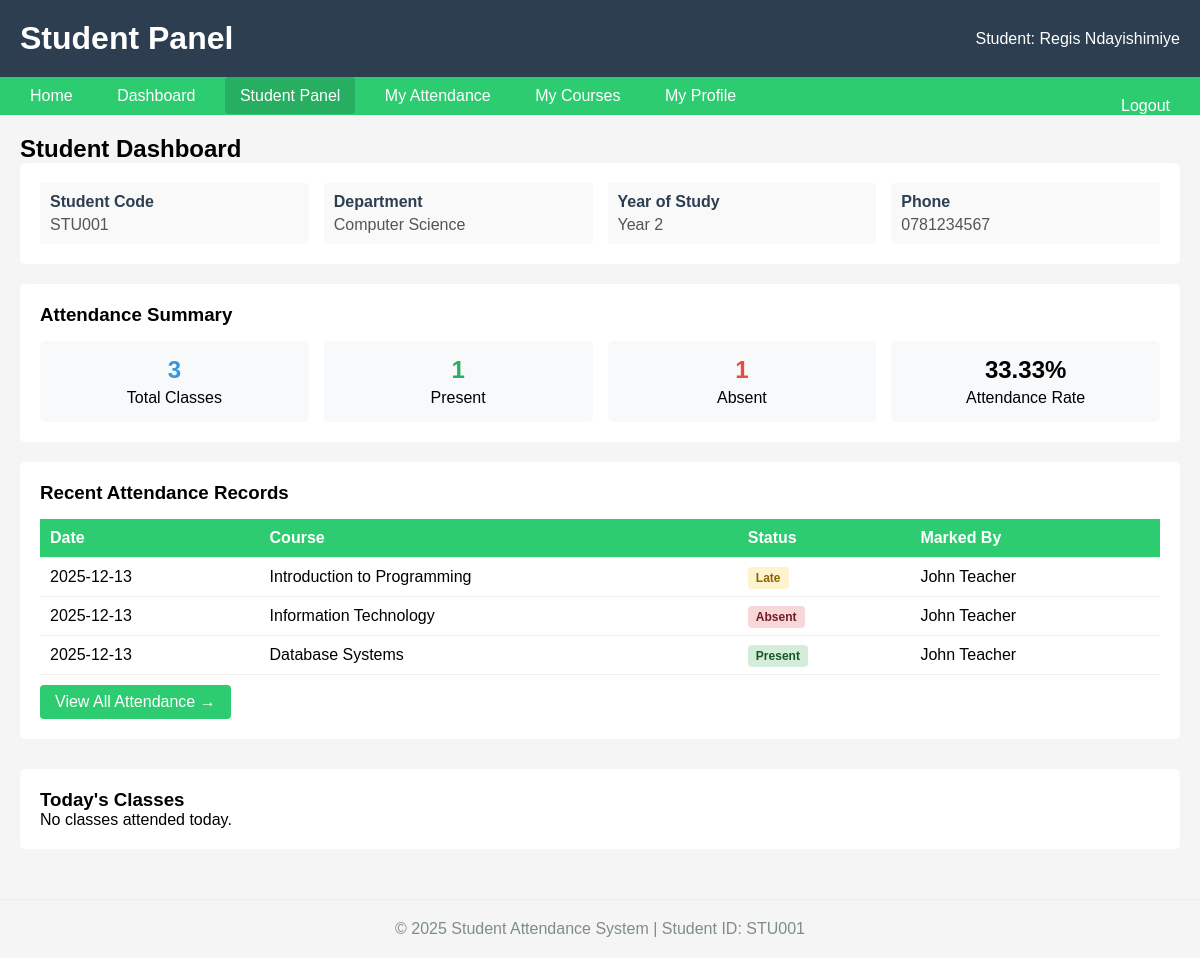
Page /student.php (signed in) on the committed database.
### tables this page shows
CREATE TABLE `students` (
  `student_id` int(11) NOT NULL,
  `user_id` int(11) DEFAULT NULL,
  `student_code` varchar(20) NOT NULL,
  `department` varchar(100) DEFAULT NULL,
  `year_of_study` int(11) DEFAULT NULL,
  `phone` varchar(20) DEFAULT NULL
);

CREATE TABLE `attendance` (
  `attendance_id` int(11) NOT NULL,
  `student_id` int(11) NOT NULL,
  `course_id` int(11) NOT NULL,
  `attendance_date` date NOT NULL,
  `status` enum('present','absent','late','excused') NOT NULL,
  `marked_by` int(11) DEFAULT NULL,
  `remarks` text DEFAULT NULL,
  `marked_at` timestamp NOT NULL DEFAULT current_timestamp()
);

CREATE TABLE `courses` (
  `course_id` int(11) NOT NULL,
  `course_code` varchar(20) NOT NULL,
  `course_name` varchar(200) NOT NULL,
  `teacher_id` int(11) DEFAULT NULL,
  `schedule_day` varchar(20) DEFAULT NULL,
  `schedule_time` time DEFAULT NULL,
  `created_at` timestamp NOT NULL DEFAULT current_timestamp()
);

CREATE TABLE `users` (
  `id` int(11) NOT NULL,
  `username` varchar(50) NOT NULL,
  `email` varchar(100) NOT NULL,
  `password` varchar(255) NOT NULL,
  `role` enum('admin','teacher','student') NOT NULL,
  `full_name` varchar(100) NOT NULL,
  `created_at` timestamp NOT NULL DEFAULT current_timestamp()
);

### student.php (the view, shortened to what this page needs)
<?php
$conn = db_connect();
$user_id = $_SESSION['user_id'];
$sql = "SELECT s.* FROM students s WHERE s.user_id = :user_id";
$stmt = $conn->prepare($sql);
$stmt->bindParam(':user_id', $user_id);
$stmt->execute();
$student = $stmt->fetch();
$student_id = $student['student_id'];
?>
<!DOCTYPE html>
<html>
<head>
</head>
<body>
    <div class="header">
        <h1>Student Panel</h1>
        <div>
            Student: <?php echo htmlspecialchars($_SESSION['full_name']); ?>
        </div>
    </div>
    <div class="nav">
        <a href="index.php">Home</a>
        <a href="dashboard.php">Dashboard</a>
        <a href="student.php" style="background:#27ae60;">Student Panel</a>
        <a href="my_attendance.php">My Attendance</a>
        <a href="my_courses.php">My Courses</a>
        <a href="profile.php">My Profile</a>
        <a href="logout.php" style="float:right;">Logout</a>
    </div>
    <div class="container">
        <h2>Student Dashboard</h2>
        <div class="student-info">
            <div class="info-item">
                <div class="info-label">Student Code</div>
                <div class="info-value"><?php echo htmlspecialchars($student['student_code']); ?></div>
            </div>
            <div class="info-item">
                <div class="info-label">Department</div>
                <div class="info-value"><?php echo htmlspecialchars($student['department'] ?? 'Not specified'); ?></div>
            </div>
            <div class="info-item">
                <div class="info-label">Year of Study</div>
                <div class="info-value">Year <?php echo htmlspecialchars($student['year_of_study'] ?? '1'); ?></div>
            </div>
            <div class="info-item">
                <div class="info-label">Phone</div>
                <div class="info-value"><?php echo htmlspecialchars($student['phone'] ?? 'Not provided'); ?></div>
            </div>
        </div>
        <div class="attendance-summary">
            <h3>Attendance Summary</h3>
            <?php
            $summary_sql = "SELECT
                COUNT(*) as total,
                SUM(CASE WHEN status = 'present' THEN 1 ELSE 0 END) as present,
                SUM(CASE WHEN status = 'absent' THEN 1 ELSE 0 END) as absent,
                SUM(CASE WHEN status = 'late' THEN 1 ELSE 0 END) as late,
                SUM(CASE WHEN status = 'excused' THEN 1 ELSE 0 END) as excused
                FROM attendance
                WHERE student_id = :student_id";
            $summary_stmt = $conn->prepare($summary_sql);
            $summary_stmt->bindParam(':student_id', $student_id);
            $summary_stmt->execute();
            $summary = $summary_stmt->fetch();
            $attendance_rate = $summary['total'] > 0 ? round(($summary['present'] / $summary['total']) * 100, 2) : 0;
            ?>
            <div class="summary-cards">
                <div class="summary-card">
                    <div class="summary-number total"><?php echo $summary['total']; ?></div>
                    <div>Total Classes</div>
                </div>
                <div class="summary-card">
                    <div class="summary-number present"><?php echo $summary['present']; ?></div>
                    <div>Present</div>
                </div>
                <div class="summary-card">
                    <div class="summary-number absent"><?php echo $summary['absent']; ?></div>
                    <div>Absent</div>
                </div>
                <div class="summary-card">
                    <div class="summary-number"><?php echo $attendance_rate; ?>%</div>
                    <div>Attendance Rate</div>
                </div>
            </div>
        </div>
        <div class="recent-attendance">
            <h3>Recent Attendance Records</h3>
            <table class="table">
                <thead>
                    <tr>
                        <th>Date</th>
                        <th>Course</th>
                        <th>Status</th>
                        <th>Marked By</th>
                    </tr>
                </thead>
                <tbody>
                    <?php
                    $recent_sql = "SELECT a.*, c.course_name, u.full_name as teacher_name
                                 FROM attendance a
                                 JOIN courses c ON a.course_id = c.course_id
                                 JOIN users u ON a.marked_by = u.id
                                 WHERE a.student_id = :student_id
                                 ORDER BY a.attendance_date DESC
                                 LIMIT 10";
                    $recent_stmt = $conn->prepare($recent_sql);
                    $recent_stmt->bindParam(':student_id', $student_id);
                    $recent_stmt->execute();
                    while ($record = $recent_stmt->fetch()) {
                        $status_class = 'status-' . $record['status'];
                        echo "<tr>";
                        echo "<td>" . htmlspecialchars($record['attendance_date']) . "</td>";
                        echo "<td>" . htmlspecialchars($record['course_name']) . "</td>";
                        echo "<td><span class='status $status_class'>" . ucfirst($record['status']) . "</span></td>";
                        echo "<td>" . htmlspecialchars($record['teacher_name']) . "</td>";
                        echo "</tr>";
                    }
                    ?>
                </tbody>
            </table>
            <a href="view_attendance.php" class="btn">View All Attendance →</a>
        </div>
        <div style="margin-top: 30px; padding: 20px; background: white; border-radius: 5px;">
            <h3>Today's Classes</h3>
            <?php
            $today = date('Y-m-d');
            $today_sql = "SELECT c.* FROM courses c
                         WHERE c.course_id IN (
                             SELECT DISTINCT course_id FROM attendance
                             WHERE student_id = :student_id AND attendance_date = :today
                         )";
            $today_stmt = $conn->prepare($today_sql);
            $today_stmt->bindParam(':student_id', $student_id);
            $today_stmt->bindParam(':today', $today);
            $today_stmt->execute();
            $today_courses = $today_stmt->fetchAll();
            if (count($today_courses) > 0):
            ?>
                <table class="table" style="margin-top: 10px;">
                    <thead>
                        <tr>
                            <th>Course</th>
                            <th>Schedule</th>
                            <th>Status</th>
                        </tr>
                    </thead>
                    <tbody>
                        <?php foreach ($today_courses as $course):
                            $status_sql = "SELECT status FROM attendance
                                         WHERE student_id = :student_id
                                         AND course_id = :course_id
                                         AND attendance_date = :today";
                            $status_stmt = $conn->prepare($status_sql);
                            $status_stmt->bindParam(':student_id', $student_id);
                            $status_stmt->bindParam(':course_id', $course['course_id']);
                            $status_stmt->bindParam(':today', $today);
                            $status_stmt->execute();
                            $status = $status_stmt->fetchColumn();
                        ?>
                        <tr>
                            <td><?php echo htmlspecialchars($course['course_name']); ?></td>
                            <td><?php echo htmlspecialchars($course['schedule_day'] . ' ' . $course['schedule_time']); ?></td>
                            <td><span class="status status-<?php echo $status; ?>"><?php echo ucfirst($status); ?></span></td>
                        </tr>
                        <?php endforeach; ?>
                    </tbody>
                </table>
            <?php else: ?>
                <p>No classes attended today.</p>
            <?php endif; ?>
        </div>
    </div>
    <div class="footer">
        <p>© 2025 Student Attendance System | Student ID: <?php echo htmlspecialchars($student['student_code']); ?></p>
    </div>
</body>
</html>

### student.php (style rules this page uses)
* { margin: 0; padding: 0; box-sizing: border-box; }
body { font-family: Arial, sans-serif; background: #f5f5f5; }
.header { background: #2c3e50; color: white; padding: 20px; display: flex; justify-content: space-between; align-items: center; }
.nav { background: #2ecc71; padding: 10px; }
.nav a { color: white; text-decoration: none; padding: 10px 15px; margin: 0 5px; border-radius: 4px; }
.container { max-width: 1200px; margin: 0 auto; padding: 20px; }
.student-info { background: white; padding: 20px; border-radius: 5px; margin-bottom: 20px; display: grid; grid-template-columns: repeat(auto-fit, minmax(200px, 1fr)); gap: 15px; }
.info-item { padding: 10px; background: #f9f9f9; border-radius: 4px; }
.info-label { font-weight: bold; color: #2c3e50; margin-bottom: 5px; }
.info-value { color: #555; }
.attendance-summary { background: white; padding: 20px; border-radius: 5px; margin-bottom: 20px; }
.summary-cards { display: grid; grid-template-columns: repeat(auto-fit, minmax(150px, 1fr)); gap: 15px; margin-top: 15px; }
.summary-card { text-align: center; padding: 15px; border-radius: 5px; background: #f8f9fa; }
.summary-number { font-size: 24px; font-weight: bold; margin-bottom: 5px; }
.present { color: #27ae60; }
.absent { color: #e74c3c; }
.total { color: #3498db; }
.recent-attendance { background: white; padding: 20px; border-radius: 5px; }
.table { width: 100%; border-collapse: collapse; margin-top: 15px; }
.table th, .table td { padding: 10px; text-align: left; border-bottom: 1px solid #eee; }
.table th { background: #2ecc71; color: white; }
.status { padding: 4px 8px; border-radius: 4px; font-size: 12px; font-weight: bold; }
.status-present { background: #d4edda; color: #155724; }
.status-absent { background: #f8d7da; color: #721c24; }
.status-late { background: #fff3cd; color: #856404; }
.btn { display: inline-block; background: #2ecc71; color: white; padding: 8px 15px; text-decoration: none; border-radius: 4px; margin-top: 10px; }
.footer { text-align: center; padding: 20px; margin-top: 30px; color: #7f8c8d; border-top: 1px solid #eee; }

### rows in the picture
students: student_code "STU001", department "Computer Science", year_of_study "2", phone "0781234567"
attendance: attendance_date "2025-12-13", course.course_name "Introduction to Programming", status "Late", marked_by.full_name "John Teacher"
attendance: attendance_date "2025-12-13", course.course_name "Information Technology", status "Absent", marked_by.full_name "John Teacher"
attendance: attendance_date "2025-12-13", course.course_name "Database Systems", status "Present", marked_by.full_name "John Teacher"

### other values in the picture
$_SESSION['full_name'] "Regis Ndayishimiye"
$summary['total'] "3"
$summary['present'] "1"
$summary['absent'] "1"
$attendance_rate "33.33"
